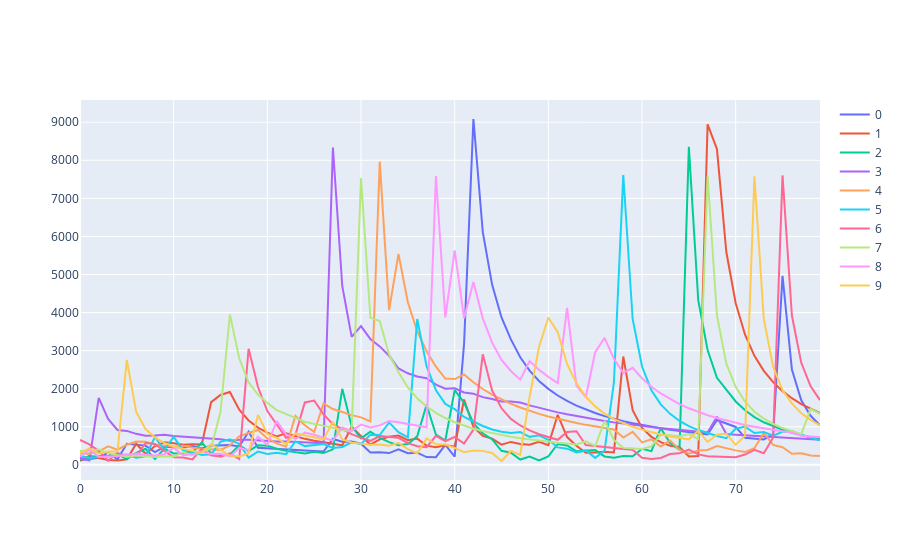

Source (notebook cell):
### Code cell
fig = go.Figure()

for x in range(10):
    values = top_10[x:x+1].step_history.values.tolist()

    out = []
    for idx, y in enumerate(values[0]):
        out.append({'value': y})

    data = pd.DataFrame(out)

    fig.add_trace(go.Scatter(y=data['value'],
                             mode='lines',
                             name=x))
    continue
fig.show()


#fig = px.line(top_10, y='value', title='Nje')
#fig.show()
